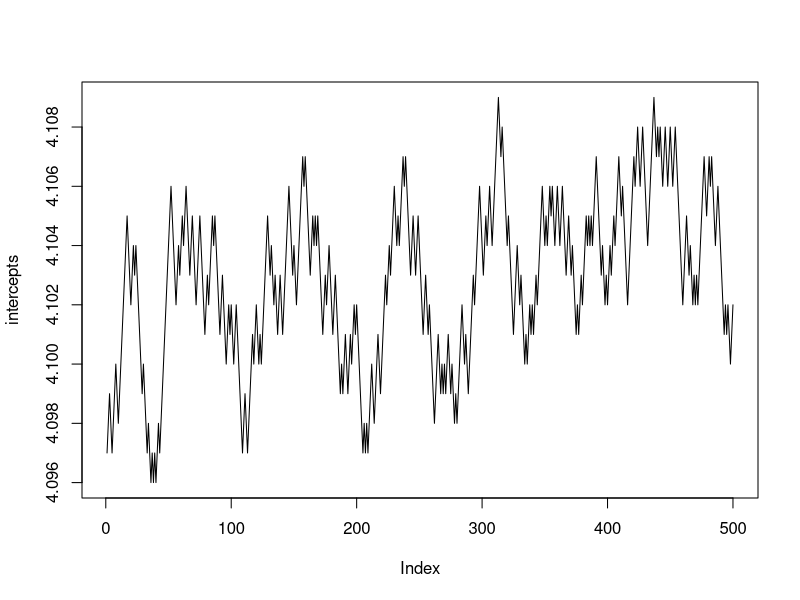

The R source for this figure:

generate_data <- function(n, beta, ...){
  n_pred <- length(beta) - 1 #numper of predictors
  x <- matrix(rnorm(n*n_pred), n, n_pred) #generated x
  
  design_matrix <- cbind(1, x)
  
  p <- as.numeric(1/(1+exp(- design_matrix %*% beta))) #true probabilities from logit model
  y <- rbinom(n, 1, p) #drawing outcomes from Bernoulli distribution
  dat <- as.data.frame(x)
  dat$y <- y; dat$p <- p
  return(dat)
}

set_intercept <- function(beta, data_generator, ratio = .5, intercept = 0, n_iter = 100){
  
  n_data <- c(10^2, 10^3, 10^4, 10^5)
  steps <- c(.1, .03, .01, .003)
  good_guess <- 0; i <- 1
  
  while (i <= length(n_data)) {
    n <- n_data[i]; step <- steps[i]
    coefs <- c(intercept, beta)
    d <- data_generator(n, coefs)
    n_1s <- sum(d$y == 1)
    random_ratio <- n_1s / n
    
    p_binom <- pbinom(n_1s, n, ratio)
    #cat("intercept:", intercept, "pbinom", p_binom, "\n")
    if (abs(p_binom - .5) < 0.25){
      good_guess <- good_guess + 1
      #cat("good_guesses:", good_guess, "\n")
      if (good_guess == 3) {i <- i + 1; good_guess <- 0}
      #cat("hallelujah", i, "\n")}
    } else {
      good_guess <- 0
      intercept = if (random_ratio < ratio) intercept + step else intercept - step
    }
  }
  
  
  ints <- numeric(n_iter)
  for (i in 1:n_iter){
    coefs <- c(intercept, beta)
    d <- data_generator(10^5, coefs)
    random_ratio <- sum(d$y == 1)/10^5
    intercept = if (random_ratio < ratio) intercept + .001 else intercept - .001
    ints[i] <- intercept
  }
  
  return(ints)
}


beta <- c(1, -1, 1)

n_iter <- 500
intercepts <- set_intercept(beta, generate_data, .95, 0, n_iter)

plot(intercepts, type = "l")

a <- generate_data(100000, c(mean(intercepts[100:n_iter]), 1, -1, 1))
sum(a$y == 1)
